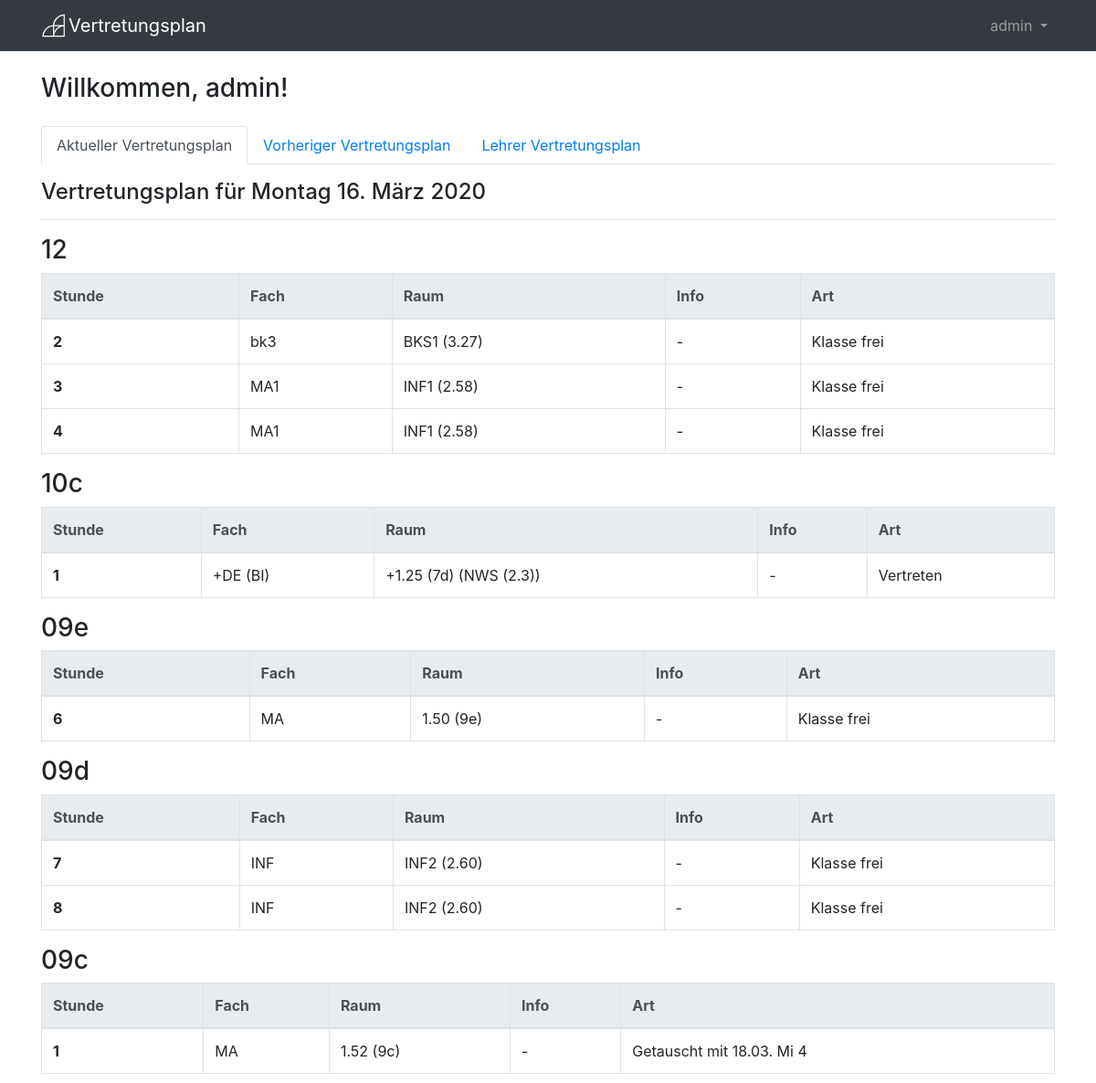
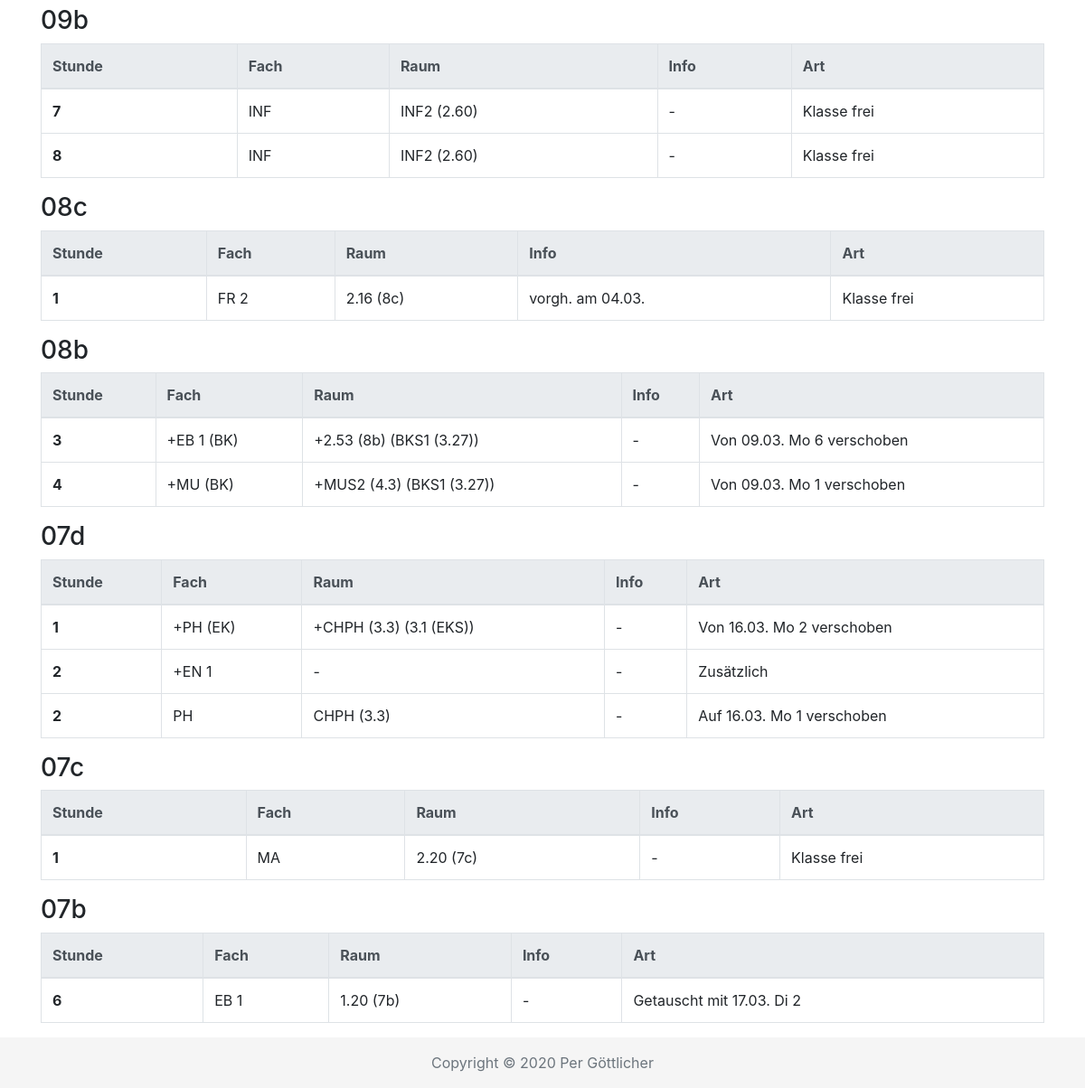
/ (signed in), run on the app's committed database (2 pictures, top to bottom).
### customUser/models.py (models this page shows, shortened)
class SiteUser(AbstractBaseUser, PermissionsMixin):
    username_validator = UnicodeUsernameValidator()
    username = models.CharField(
        _('username'),
        max_length=150,
        unique=True,
        help_text=_('Erforderlich! Muss der volle Namen sein.'),
        validators=[username_validator],
        error_messages={
            'unique': _("A user with that username already exists."),
        },
    )
    email = models.EmailField(_('email address'), blank=True)
    is_staff = models.BooleanField(
        _('staff status'),
        default=False,
        help_text=_('Designates whether the user can log into this admin site.'),
    )
    is_active = models.BooleanField(
        _('active'),
        default=False,
        help_text=_(
            'Designates whether this user should be treated as active. '
            'Unselect this instead of deleting accounts.'
        ),
    )
    date_joined = models.DateTimeField(_('date joined'), default=timezone.now)
    objects = UserManager()
    EMAIL_FIELD = 'email'
    USERNAME_FIELD = 'username'
    REQUIRED_FIELDS = ['email']
    class Meta:
        verbose_name = _('user')
        verbose_name_plural = _('users')
        abstract = False

### vertretungsplan_webapp/models.py (models this page shows)
class Vplan(models.Model):
    vplanDate = models.DateField(verbose_name = 'Vertretungsplan Datum')
    vplanUploadDate = models.DateTimeField(auto_now_add = True,verbose_name = 'Vertretungsplan Uploaddatum')

class VplanSchuelerEntry(models.Model):
    vplan = models.ForeignKey('Vplan', on_delete = models.CASCADE)
    pos = models.IntegerField(verbose_name='Unterichtsstunde')
    fach = models.CharField(max_length=100, verbose_name='Fach')
    raum = models.CharField(max_length=100, verbose_name='Raum')
    klasse = models.CharField(max_length=10, verbose_name='Klasse')
    info = models.CharField(max_length=100, verbose_name='Informationen')
    art = models.CharField(max_length=100, verbose_name='Art')

### vertretungsplan_webapp/views.py (the view)
# urls.py: 2. Add a URL to urlpatterns:  path('', views.home, name='home')
@login_required
def home(request):
    filter_klasse = ['13','11','12']
    vplan, vplan_date = get_query(neu = True)
    vplan_a, vplan_a_date = get_query(neu = False)
    print(vplan)
    context = {
        'filter_klasse': filter_klasse,
        'vplan': vplan,
        'vplan_date': vplan_date,
        'vplan_a': vplan_a,
        'vplan_a_date': vplan_a_date,
    }
    return render(request, 'vertretungsplan_webapp/home.html', context)

### userManagement/templatetags/user_tags.py (called while the page is built)
@register.filter()
def has_group(user, group_name):
    return_val = False
    group_name = group_name.split(", ")
    group_name.append("admin")
    user_groups = user.groups.values_list("name", flat=True)
    for g_n in group_name:
        if g_n in user_groups:
            return_val = True
    return return_val

### vertretungsplan_webapp/templates/vertretungsplan_webapp/home.html (shortened to what this page needs)
{% extends "vertretungsplan_webapp/home-base.html" %}
{% block vplan %}
    {% include "vertretungsplan_webapp/home-vplan.html" with list=vplan date=vplan_date %}
{% endblock vplan %}

### vertretungsplan_webapp/templates/vertretungsplan_webapp/home-base.html (shortened to what this page needs)
{% extends "base.html" %}
{% load user_tags %}
{% block content %}
    <h3>
        Willkommen, {{ user.username }}!
    </h3>
    <nav>
        <div class = "nav nav-tabs mt-4" id = "nav-tab" role = "tablist">
            {% if user|has_group:"schueler, lehrer" %}
                <a class="nav-item nav-link active" id="vplan-tab" data-toggle="tab" href="#vplan" role="tab" aria-controls="vplan" aria-selected="true">Aktueller Vertretungsplan</a>
                <a class="nav-item nav-link " id="vplan-a-tab" data-toggle="tab" href="#vplan-a" role="tab" aria-controls="vplan-a" aria-selected="false">Vorheriger Vertretungsplan</a>
            {% endif %}
            {% if user|has_group:"lehrer" %}
                <a class="nav-item nav-link" id="vplan-l-tab" data-toggle="tab" href="#vplan-l" role="tab" aria-controls="vplan-l" aria-selected="false">Lehrer Vertretungsplan</a>
            {% endif %}
        </div>
    </nav>
    <div class="tab-content mt-3" id="nav-tabContent">
        {% if user|has_group:"schueler, lehrer" %}
            <div class="tab-pane fade show active" id="vplan" role="tabpanel" aria-labelledby="vplan-tab">
                {% block vplan %}
                {% endblock vplan %}
            </div>
        {% endif %}
    </div>
{% endblock content %}

### templates/base.html (shortened to what this page needs)
{% load static %}
{% load user_tags %}
<!doctype html>
<html lang="de">
  <head>
    <link rel="stylesheet" href="https://stackpath.bootstrapcdn.com/bootstrap/4.4.1/css/bootstrap.min.css">
    <link rel="stylesheet" href="{% static 'css/dropzone.css' %}">
  </head>
  <body class = "d-flex flex-column min-vh-100 ministry-teams">
    <header class = "site-header">
        <nav class="navbar navbar-expand-lg navbar-dark bg-dark">
            <div class = "container">
                <a class="navbar-brand" href="{% url 'vplan-home' %}"><img src="{% static "userManagement/img/whglogo.svg" %}" width="30" height="30" class="d-inline-block align-top" alt="">Vertretungsplan</a>
                <div class="collapse navbar-collapse" id="navbarNavDropdown">
                    <ul class="navbar-nav ml-auto">
                        {% if user.is_authenticated %}
                        <li class="nav-item dropdown">
                            <a class="nav-link dropdown-toggle" href="#" id="navbarDropdownMenuLink" role="button" data-toggle="dropdown" data-display="static" aria-haspopup="true" aria-expanded="false">
                                    {{ user.username }}
                            </a>
                        </li>
                        {% endif %}
                    </ul>
                </div>
            </div>
        </nav>
    </header>
    <main role = "main" class = "flex-shrink-0">
        <div class="container mt-4">
            {% block content  %}
            {% endblock content %}
        </div>
    </main>
    <footer class="footer text-center mt-auto py-3" >
        <div class="container">
            <span class="text-muted" >
                    {% now "Y" as current_year %}
                	Copyright © {{ current_year }} Per Göttlicher
            </span>
        </div>
    </footer>
</body>
</html>

### vertretungsplan_webapp/templates/vertretungsplan_webapp/home-vplan.html
{% if list != False %}
    <h4>Vertretungsplan für {{ date|date:"l d. F Y" }}</h4>
    <hr>
    {% for item in list %}
        {% for i in item %}
            {% ifchanged i.klasse %}
                <h3>{{i.klasse}}</h3>
            {% endifchanged %}
        {% endfor %}
        <div class = "table-responsive">
            <table class="table table-hover table-bordered">
                <thead class="thead-light">
                    <tr>
                        <th>Stunde</th>
                        <th>Fach</th>
                        <th>Raum</th>
                        <th>Info</th>
                        <th>Art</th>
                    </tr>
                </thead>
                <tbody>
                    {% for i in item %}
                    <tr>
                        <th scope="row">{{i.pos}}</th>
                        <td>{{i.fach}}</td>
                        <td>{{i.raum}}</td>
                        <td>{{i.info}}</td>
                        <td>{{i.art}}</td>
                    </tr>
                    {% endfor %}
                </tbody>
            </table>
        </div>
    {% endfor %}
{% else %}
    <h4>Es konnte kein Vertretungsplan gefunden werden.</h4>
{% endif %}

### templates/base.html (style rules this page uses)
.footer { background-color: #f5f5f5; }

### data on the page
SiteUser: username "admin"
Vplan: vplanDate "Montag 16. März 2020"
VplanSchuelerEntry: klasse "12", pos "2", fach "bk3", raum "BKS1 (3.27)", info "-", art "Klasse frei"
VplanSchuelerEntry: pos "3", fach "MA1", raum "INF1 (2.58)", info "-", art "Klasse frei"
VplanSchuelerEntry: pos "4", fach "MA1", raum "INF1 (2.58)", info "-", art "Klasse frei"
VplanSchuelerEntry: klasse "10c", pos "1", fach "+DE (BI)", raum "+1.25 (7d) (NWS (2.3))", info "-", art "Vertreten"
VplanSchuelerEntry: klasse "09e", pos "6", fach "MA", raum "1.50 (9e)", info "-", art "Klasse frei"
VplanSchuelerEntry: klasse "09d", pos "7", fach "INF", raum "INF2 (2.60)", info "-", art "Klasse frei"
VplanSchuelerEntry: pos "8", fach "INF", raum "INF2 (2.60)", info "-", art "Klasse frei"
VplanSchuelerEntry: klasse "09c", pos "1", fach "MA", raum "1.52 (9c)", info "-", art "Getauscht mit 18.03. Mi 4"
VplanSchuelerEntry: klasse "09b", pos "7", fach "INF", raum "INF2 (2.60)", info "-", art "Klasse frei"
VplanSchuelerEntry: pos "8", fach "INF", raum "INF2 (2.60)", info "-", art "Klasse frei"
VplanSchuelerEntry: klasse "08c", pos "1", fach "FR 2", raum "2.16 (8c)", info "vorgh. am 04.03.", art "Klasse frei"
VplanSchuelerEntry: klasse "08b", pos "3", fach "+EB 1 (BK)", raum "+2.53 (8b) (BKS1 (3.27))", info "-", art "Von 09.03. Mo 6 verschoben"
VplanSchuelerEntry: pos "4", fach "+MU (BK)", raum "+MUS2 (4.3) (BKS1 (3.27))", info "-", art "Von 09.03. Mo 1 verschoben"
VplanSchuelerEntry: klasse "07d", pos "1", fach "+PH (EK)", raum "+CHPH (3.3) (3.1 (EKS))", info "-", art "Von 16.03. Mo 2 verschoben"
VplanSchuelerEntry: pos "2", fach "+EN 1", raum "-", info "-", art "Zusätzlich"
VplanSchuelerEntry: pos "2", fach "PH", raum "CHPH (3.3)", info "-", art "Auf 16.03. Mo 1 verschoben"
VplanSchuelerEntry: klasse "07c", pos "1", fach "MA", raum "2.20 (7c)", info "-", art "Klasse frei"
VplanSchuelerEntry: klasse "07b", pos "6", fach "EB 1", raum "1.20 (7b)", info "-", art "Getauscht mit 17.03. Di 2"

### other printed values
{{ current_year }} "2020"
